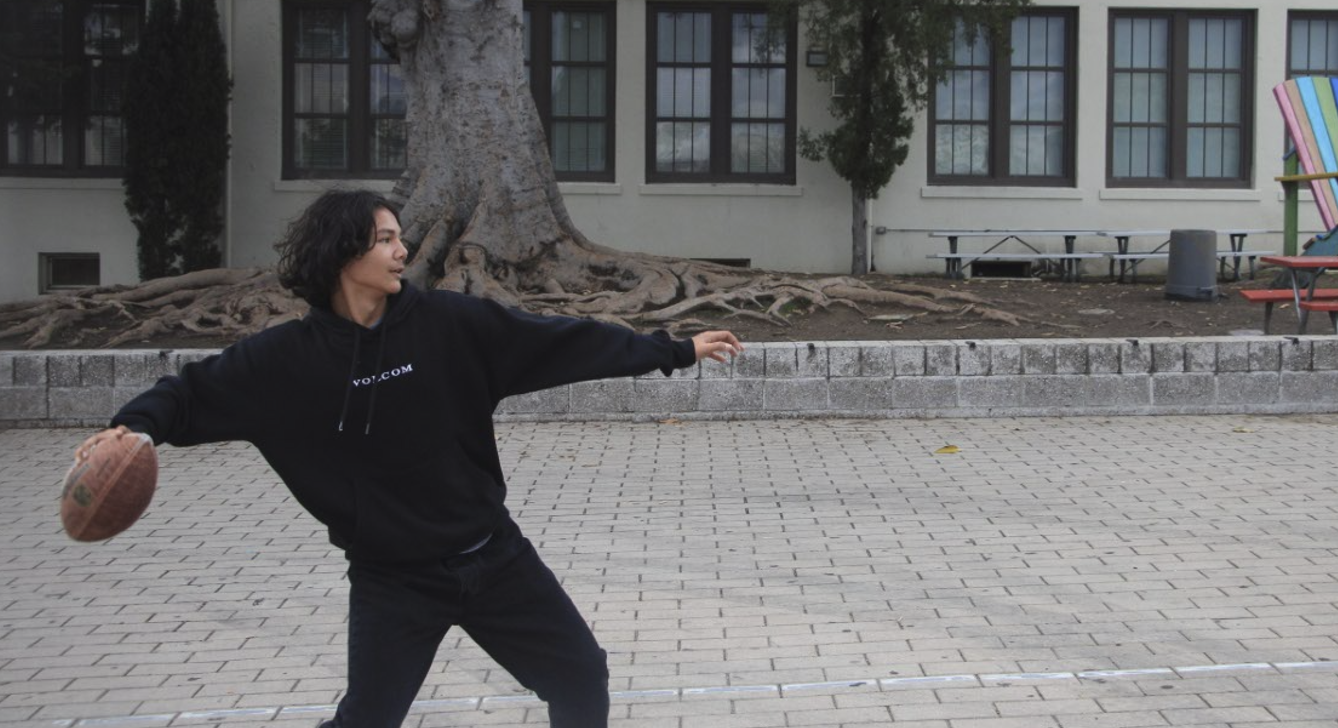
#> input picture FootballPhoto.png, 1338 x 728 px, found by its file name
$ python filtering.py   (older library calls are emulated)
#> lines starting #> are read from the running program, lines starting #| are printed output that depends on the picture
import cv2
import numpy as np
import matplotlib.pylab as plt

def displayimage(title, image):
    plt.figure(figsize=(8, 8))
    if len(image.shape) == 2:
        plt.imshow(image, cmap='grey')
    else:
        plt.imshow(cv2.cvtColor(image, cv2.COLOR_BGR2RGB))
    plt.title(title)
    plt.axis('off')
    plt.show()


def iterativeimagedetected(imagepath):
#> called with imagepath = 'Footballphoto.png'
    image = cv2.imread(imagepath)
#> image is the input picture: shape (728, 1338, 3); mean B, G, R 108.9, 108.2, 108.8
    if image is None:
        print("Erorr: Image not found")
        return

    grayimage = cv2.cvtColor(image, cv2.COLOR_BGR2GRAY)
    displayimage("Original gray scale image ", grayimage)

    print("Select one operation")
    print("1. Sobel Edge Detection")
    print("2. Canny Edge Detection")
    print("3. Laplacian Edge Detection")
    print("4. Gaussian Smoothing")
    print("5. Median Filtering")
    print("6. Exit")

    while True:
        choice = input("Enter your choice 1 - 6")
        if choice == "1":
            sobelx = cv2.Sobel(grayimage, cv2.CV_64F, 1, 0, ksize=3)
            sobely = cv2.Sobel(grayimage, cv2.CV_64F, 0, 1, ksize=3)
            combinedsobel = cv2.bitwise_or(sobelx.astype(np.uint81), sobely.astype(np.uint8))
            displayimage("Sobel Image detection", combinedsobel)

        elif choice == "2":
            print("Adjusting thresholds for canny (default: 100 and 200)")
            lowerthresh = int(input("Enter lower threshold"))
            upperthresh = int(input("Enter upper threshold"))
            edges = cv2.Canny(grayimage, lowerthresh, upperthresh)
            displayimage("Canny Image Detection", edges)

        elif choice == "3":
            laplacian = cv2.Laplacian(grayimage, cv2.CV_64F)
            displayimage("Laplacian Edge Detection", np.abs(laplacian).astype(np.uint8))

        elif choice == "4":
            print("Adjust kernel size for Gaussian blur")
            kernelsize = int(input("Enter kernel size (odd number, eg: 5)"))
            blurred = cv2.GaussianBlur(image, (kernelsize, kernelsize), 0)
            displayimage("Gaussian Smoothed Image", blurred)

        elif choice == "5":
            print("Adjust kernel size for Median filtering (must be odd - default: 5)")
            kernelsize = int(input("Enter kernel size (odd number)"))
            medianfiltered = cv2.medianBlur(image, kernelsize)
            displayimage("Median Filtered Image", medianfiltered)

        elif choice == "6":
            print("Exiting ")
            break

        else:
            print("Invalid choice. Please choose a number between 1 and 6")
#> this loop made 1 pass; the answer given on pass 1: 1
#> pass 1, in iterativeimagedetected, `sobelx = cv2.Sobel(grayimage, cv2.CV_64F, 1, 0, ksize=3)`:
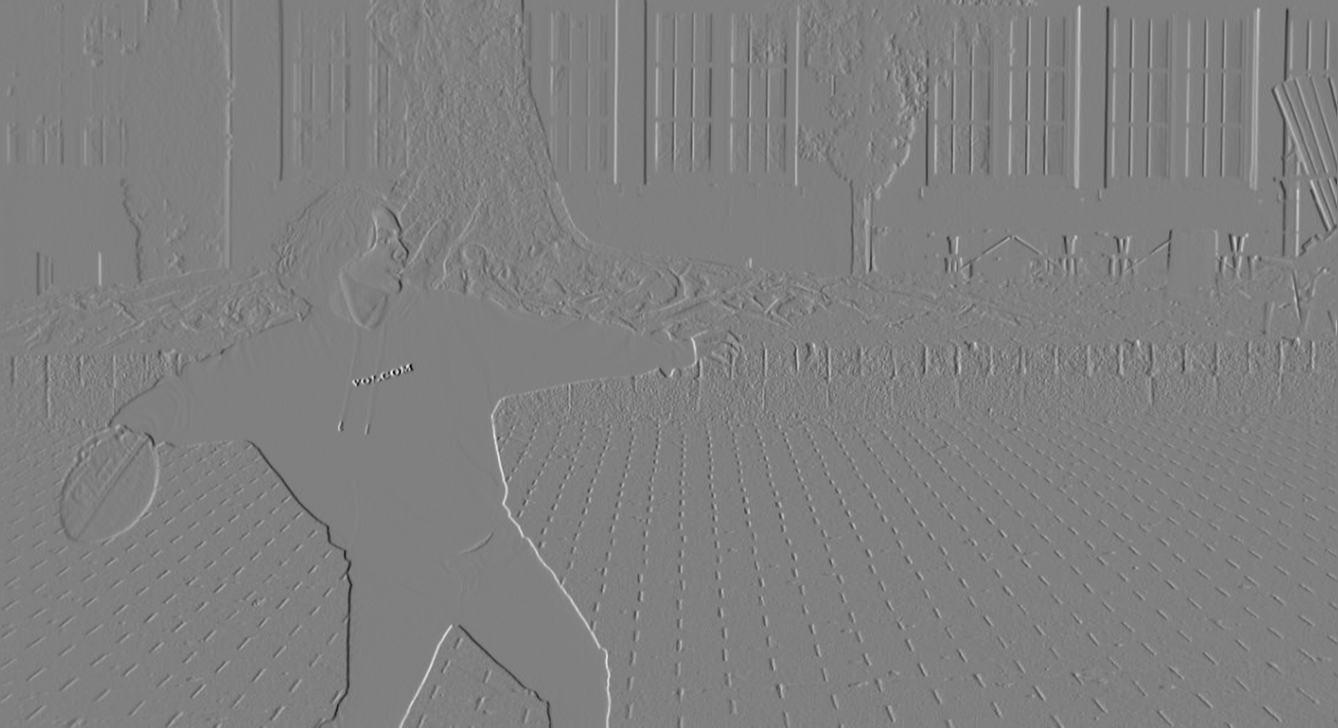
#> sobelx: shape (728, 1338) float64; min -641, max 633, mean 0.2; drawn with min black and max white
#> pass 1, in iterativeimagedetected, `sobely = cv2.Sobel(grayimage, cv2.CV_64F, 0, 1, ksize=3)`:
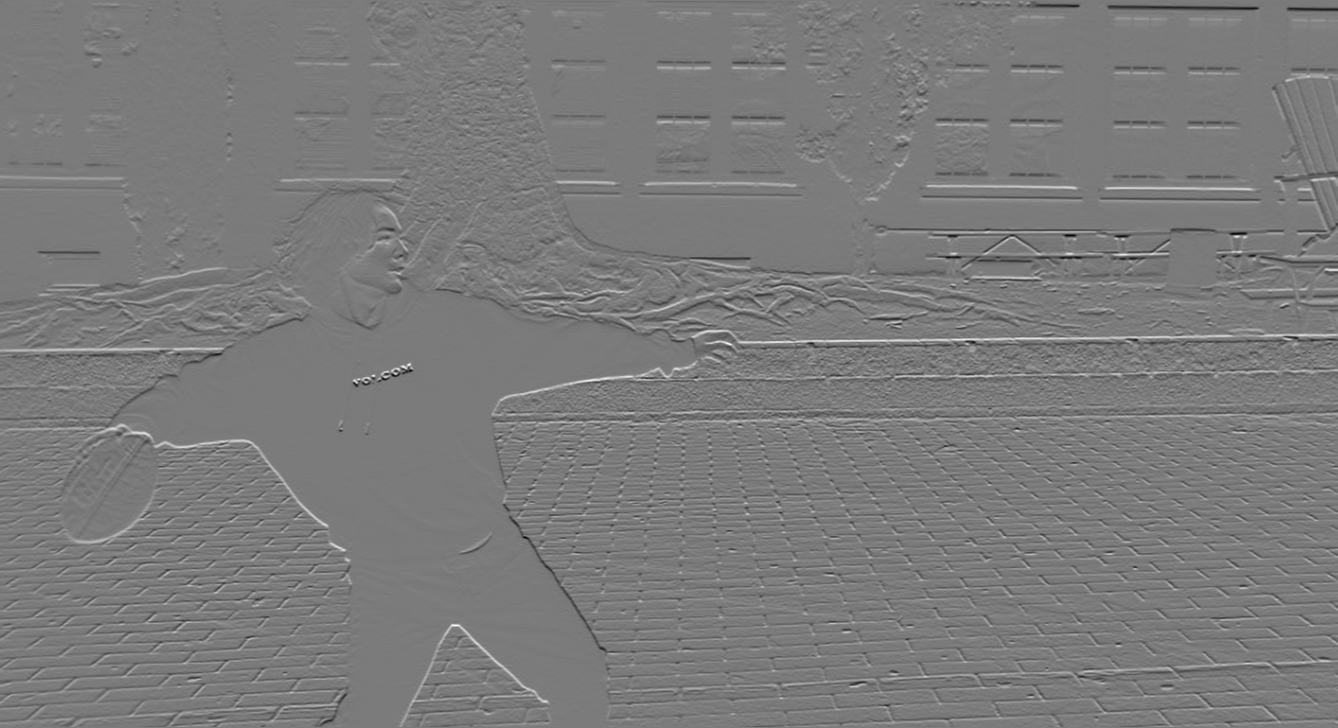
#> sobely: shape (728, 1338) float64; min -516, max 553, mean 0.9; drawn with min black and max white

#> (the run stopped early here; a loop or call above may not have finished)
